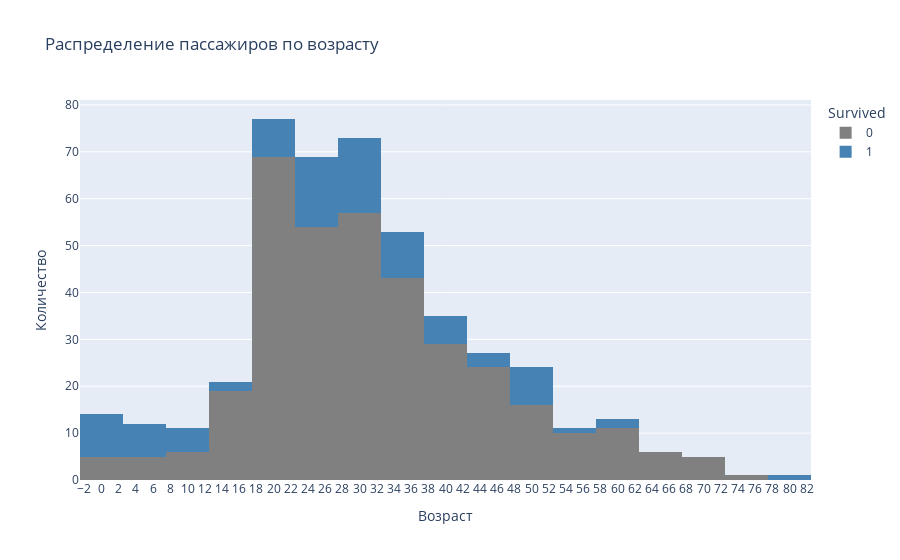

The cell this chart's notebook holds for it:
### Code cell
# Решил построить интерактивную гистограмму
#И так как я собираюсь отправить всех женщин в выжившие, то буду анализировать только мужской пол

fig = px.histogram(
    df[df['Sex'] == 'male'],
    x='Age',
    color='Survived',
    title='Распределение пассажиров по возрасту',
    labels={'Age': 'Возраст', 'count': 'Количество'},
    color_discrete_map={0: 'grey', 1: 'steelblue'}
)

fig.update_layout(
    xaxis=dict(tickmode='linear', tick0=0, dtick=2),
    yaxis_title='Количество',
    xaxis_title='Возраст'
)

fig.show()

### Figure 1 — Plotly figure (JSON) as saved in the notebook; plotly's stock layout.template omitted (floating-point values rounded to 4 significant figures; data arrays with more than 128 entries replaced by an {"elided": "..."} marker saying what was removed)
{"data": [{"alignmentgroup": "True", "bingroup": "x", "hovertemplate": "Survived=0<br>Возраст=%{x}<br>count=%{y}<extra></extra>", "legendgroup": "0", "marker": {"color": "grey", "pattern": {"shape": ""}}, "name": "0", "offsetgroup": "0", "orientation": "v", "showlegend": true, "type": "histogram", "x": {"elided": "468 float values"}, "xaxis": "x", "yaxis": "y"}, {"alignmentgroup": "True", "bingroup": "x", "hovertemplate": "Survived=1<br>Возраст=%{x}<br>count=%{y}<extra></extra>", "legendgroup": "1", "marker": {"color": "steelblue", "pattern": {"shape": ""}}, "name": "1", "offsetgroup": "1", "orientation": "v", "showlegend": true, "type": "histogram", "x": [null, 34, 28, null, null, null, 32, 0.83, 29, 23, null, 12, 24, 27, 9, 1, 45, 3, 18, 26, 40, 16, 38, 19, 37, 3, 25, 25, 19, 30, 42, null, null, 0.92, 45, 2, 3, 25, 36, 21, 39, 3, 44, 32, 28, null, 4, 34, 52, 49, 29, 48, 25, 9, null, 26, 29, 36, 32, null, 8, 17, 22, 32, 62, 36, 32, 60, 49, 35, 27, 42, 20, 80, 32, null, 48, 56, 50, 20, 31, 36, 27, 31, null, 35, 42, null, 48, 27, 35, null, 31, 6, 0.67, 20, 1, 11, 0.42, 27, 27, 1, null, 0.83, 32, null, 51, 4, 26], "xaxis": "x", "yaxis": "y"}], "layout": {"barmode": "relative", "legend": {"title": {"text": "Survived"}, "tracegroupgap": 0}, "title": {"text": "Распределение пассажиров по возрасту"}, "xaxis": {"anchor": "y", "domain": [0, 1], "dtick": 2, "tick0": 0, "tickmode": "linear", "title": {"text": "Возраст"}}, "yaxis": {"anchor": "x", "domain": [0, 1], "title": {"text": "Количество"}}}}
